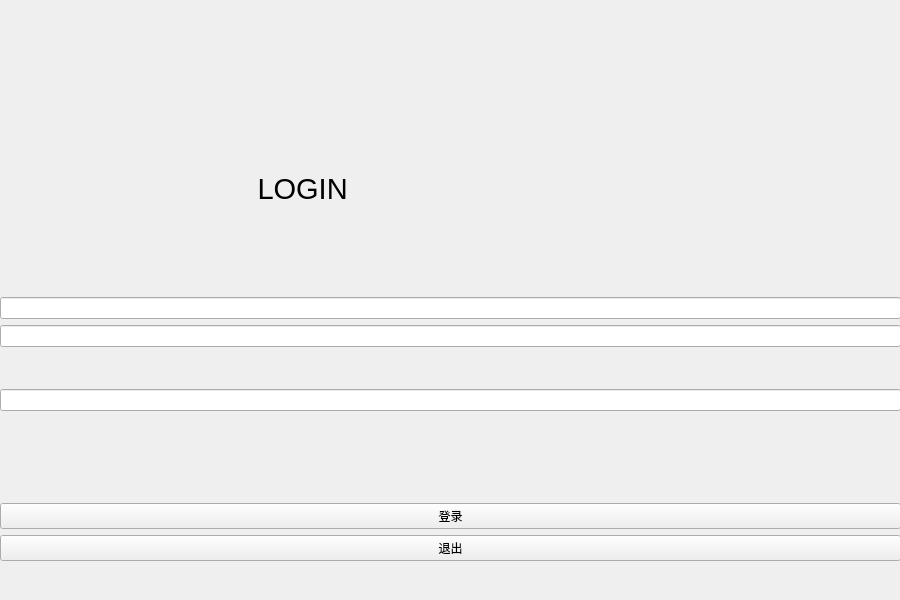
<?xml version="1.0" encoding="UTF-8"?>
<ui version="4.0">
 <class>login</class>
 <widget class="QWidget" name="login">
  <property name="geometry">
   <rect>
    <x>0</x>
    <y>0</y>
    <width>900</width>
    <height>600</height>
   </rect>
  </property>
  <property name="windowTitle">
   <string>欢迎</string>
  </property>
  <widget class="QWidget" name="verticalLayoutWidget">
   <property name="geometry">
    <rect>
     <x>0</x>
     <y>0</y>
     <width>901</width>
     <height>561</height>
    </rect>
   </property>
   <layout class="QVBoxLayout" name="verticalLayout">
    <item>
     <spacer name="verticalSpacer_7">
      <property name="orientation">
       <enum>Qt::Vertical</enum>
      </property>
      <property name="sizeHint" stdset="0">
       <size>
        <width>20</width>
        <height>40</height>
       </size>
      </property>
     </spacer>
    </item>
    <item>
     <spacer name="verticalSpacer_6">
      <property name="orientation">
       <enum>Qt::Vertical</enum>
      </property>
      <property name="sizeHint" stdset="0">
       <size>
        <width>20</width>
        <height>40</height>
       </size>
      </property>
     </spacer>
    </item>
    <item>
     <widget class="QLabel" name="label_3">
      <property name="font">
       <font>
        <family>Arial</family>
        <pointsize>22</pointsize>
        <weight>50</weight>
        <bold>false</bold>
       </font>
      </property>
      <property name="text">
       <string>                                LOGIN</string>
      </property>
      <property name="alignment">
       <set>Qt::AlignJustify|Qt::AlignVCenter</set>
      </property>
     </widget>
    </item>
    <item>
     <spacer name="verticalSpacer_5">
      <property name="orientation">
       <enum>Qt::Vertical</enum>
      </property>
      <property name="sizeHint" stdset="0">
       <size>
        <width>20</width>
        <height>40</height>
       </size>
      </property>
     </spacer>
    </item>
    <item>
     <widget class="QLineEdit" name="lineEdit">
      <property name="text">
       <string/>
      </property>
     </widget>
    </item>
    <item>
     <widget class="QLineEdit" name="lineEdit_2">
      <property name="text">
       <string/>
      </property>
     </widget>
    </item>
    <item>
     <widget class="QLabel" name="label">
      <property name="font">
       <font>
        <family>Agency FB</family>
        <pointsize>16</pointsize>
       </font>
      </property>
      <property name="text">
       <string>                                                                                                              </string>
      </property>
     </widget>
    </item>
    <item>
     <layout class="QHBoxLayout" name="horizontalLayout_3">
      <item>
       <widget class="QLineEdit" name="lineEdit_3"/>
      </item>
     </layout>
    </item>
    <item>
     <spacer name="verticalSpacer_2">
      <property name="orientation">
       <enum>Qt::Vertical</enum>
      </property>
      <property name="sizeHint" stdset="0">
       <size>
        <width>20</width>
        <height>40</height>
       </size>
      </property>
     </spacer>
    </item>
    <item>
     <widget class="QPushButton" name="pushButton_2">
      <property name="text">
       <string>登录</string>
      </property>
      <property name="shortcut">
       <string>Return</string>
      </property>
     </widget>
    </item>
    <item>
     <widget class="QPushButton" name="pushButton">
      <property name="text">
       <string>退出</string>
      </property>
     </widget>
    </item>
   </layout>
  </widget>
 </widget>
 <resources/>
 <connections/>
</ui>
